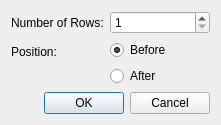
<?xml version="1.0" encoding="UTF-8"?>
<ui version="4.0">
 <class>InsertTableRowsDialog</class>
 <widget class="QDialog" name="InsertTableRowsDialog">
  <property name="geometry">
   <rect>
    <x>0</x>
    <y>0</y>
    <width>218</width>
    <height>113</height>
   </rect>
  </property>
  <property name="windowTitle">
   <string>Insert Row(s)</string>
  </property>
  <property name="modal">
   <bool>true</bool>
  </property>
  <layout class="QVBoxLayout" name="verticalLayout_2">
   <item>
    <layout class="QFormLayout" name="formLayout">
     <item row="0" column="0">
      <widget class="QLabel" name="numRowsLabel">
       <property name="text">
        <string>Number of Rows:</string>
       </property>
       <property name="buddy">
        <cstring>numRows</cstring>
       </property>
      </widget>
     </item>
     <item row="0" column="1">
      <widget class="QSpinBox" name="numRows">
       <property name="sizePolicy">
        <sizepolicy hsizetype="MinimumExpanding" vsizetype="Fixed">
         <horstretch>0</horstretch>
         <verstretch>0</verstretch>
        </sizepolicy>
       </property>
       <property name="minimumSize">
        <size>
         <width>100</width>
         <height>0</height>
        </size>
       </property>
       <property name="minimum">
        <number>1</number>
       </property>
       <property name="value">
        <number>1</number>
       </property>
      </widget>
     </item>
     <item row="1" column="0">
      <widget class="QLabel" name="positionLabel">
       <property name="text">
        <string>Position:</string>
       </property>
      </widget>
     </item>
     <item row="1" column="1">
      <layout class="QVBoxLayout" name="positionLayout">
       <item>
        <widget class="QRadioButton" name="beforeButton">
         <property name="text">
          <string>Before</string>
         </property>
         <property name="checked">
          <bool>true</bool>
         </property>
         <attribute name="buttonGroup">
          <string>positions</string>
         </attribute>
        </widget>
       </item>
       <item>
        <widget class="QRadioButton" name="afterButton">
         <property name="text">
          <string>After</string>
         </property>
         <attribute name="buttonGroup">
          <string>positions</string>
         </attribute>
        </widget>
       </item>
      </layout>
     </item>
    </layout>
   </item>
   <item>
    <widget class="QDialogButtonBox" name="dialogButtonBox">
     <property name="orientation">
      <enum>Qt::Horizontal</enum>
     </property>
     <property name="standardButtons">
      <set>QDialogButtonBox::Cancel|QDialogButtonBox::Ok</set>
     </property>
    </widget>
   </item>
  </layout>
 </widget>
 <resources/>
 <connections>
  <connection>
   <sender>dialogButtonBox</sender>
   <signal>accepted()</signal>
   <receiver>InsertTableRowsDialog</receiver>
   <slot>accept()</slot>
   <hints>
    <hint type="sourcelabel">
     <x>248</x>
     <y>254</y>
    </hint>
    <hint type="destinationlabel">
     <x>157</x>
     <y>274</y>
    </hint>
   </hints>
  </connection>
  <connection>
   <sender>dialogButtonBox</sender>
   <signal>rejected()</signal>
   <receiver>InsertTableRowsDialog</receiver>
   <slot>reject()</slot>
   <hints>
    <hint type="sourcelabel">
     <x>316</x>
     <y>260</y>
    </hint>
    <hint type="destinationlabel">
     <x>286</x>
     <y>274</y>
    </hint>
   </hints>
  </connection>
 </connections>
 <buttongroups>
  <buttongroup name="positions"/>
 </buttongroups>
</ui>
